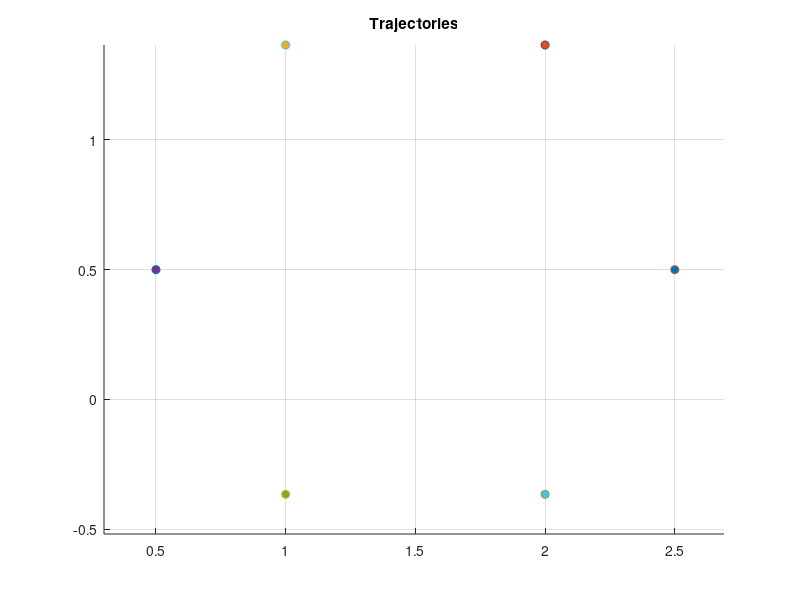
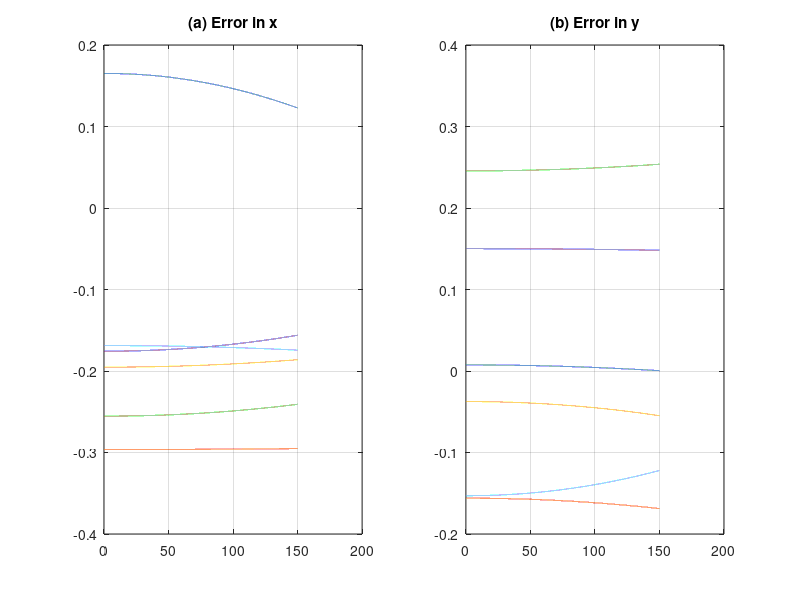
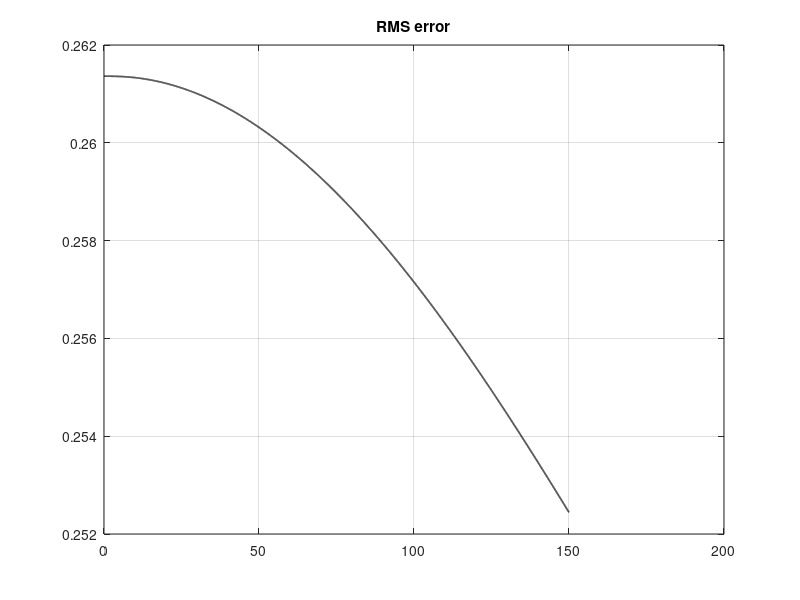

Here is the MATLAB script that generated these plots, in order:
% sni_formation_sim_consistent.m
% Single-file formation sim with consistent sign convention:
% v = LM*y - P*r, controller: xdot = A_d x + B_d v, u = C_d x + D_d v, plant: ydot = -u

clear; close all; clc;

%% Parameters
M = 6;
k = 0.00001;        % start small (increase later if stable & slow)
tfinal = 150;
dt = 0.01;
tspan = 0:dt:tfinal;

%% Desired formation (hexagon radius 1) and ref
theta = (0:M-1)' * (2*pi/M);
rss_points = [cos(theta), sin(theta)];
center_ref = [1.5; 0.5];
r_ss = rss_points + center_ref';
r_x = r_ss(:,1);
r_y = r_ss(:,2);

%% Graph (ring)
A = zeros(M);
for i = 1:M
    j = mod(i,M)+1;
    A(i,j)=1; A(j,i)=1;
end
deg = sum(A,2);
L = diag(deg) - A;

% Pin only agent 1
P = diag([1 0 0 0 0 0]);
LM = L + P;

%% Controller transfer functions (scalar)
numC = [1 1 1];
denC = conv(conv([1 1],[2 1]), [1 2 5]);
numD = k * numC;
denD = conv([1 0], denC);

[A_d, B_d, C_d, D_d] = tf2ss(numD, denD);
ordD = size(A_d,1);

%% Build closed-loop A_cl & B_cl using convention:
% v = LM*y - P*r
% xdot = A_d x + B_d v
% u = C_d x + D_d v
% ydot = -u  ==> ydot = -C_d x - D_d v = -C_d x - D_d*LM*y + D_d*P*r

nCtot = M * ordD;
nY = M;
nTot = nCtot + nY;
A_cl = zeros(nTot);

% 1) controller A_d block diagonal
for i = 1:M
    idx = (i-1)*ordD + (1:ordD);
    A_cl(idx, idx) = A_d;
end

% 2) top-right: controller states receive +B_d * LM * y
TopRight = zeros(nCtot, M);
for i = 1:M
    idx = (i-1)*ordD + (1:ordD);
    TopRight(idx, :) = + B_d * LM(i,:);   % ordD x M
end
A_cl(1:nCtot, nCtot+1 : nCtot+M) = TopRight;

% 3) bottom-left: y_dot gets -C_d * x_c
for i = 1:M
    idx = (i-1)*ordD + (1:ordD);
    A_cl(nCtot + i, idx) = - C_d;   % 1 x ordD
end

% 4) bottom-right: y_dot gets -D_d * LM * y
for i = 1:M
    A_cl(nCtot + i, nCtot+1 : nCtot+M) = - D_d * LM(i,:);
end

% Build B_cl for inputs U = [r_x; r_y]
B_cl = zeros(nTot, 2*M);
for i = 1:M
    idx_c = (i-1)*ordD + (1:ordD);
    idx_y = nCtot + i;
    % controller states get -B_d * P(i,i) * r
    B_cl(idx_c, i)   = - B_d * P(i,i);    % r_x col
    B_cl(idx_c, M+i) = - B_d * P(i,i);    % r_y col
    % y_dot rows get + D_d * P(i,i) * r
    B_cl(idx_y, i)   = + D_d * P(i,i);
    B_cl(idx_y, M+i) = + D_d * P(i,i);
end

%% Initial conditions (small random around desired)
x0_x = zeros(nTot,1);
x0_y = zeros(nTot,1);
y0_x = (rand(M,1)-0.5)*0.6 + r_x;
y0_y = (rand(M,1)-0.5)*0.6 + r_y;
x0_x(nCtot + (1:M)) = y0_x;
x0_y(nCtot + (1:M)) = y0_y;

%% Stability check
eigA = eig(A_cl);
fprintf('max real(eig(A_cl)) = %.6f\n', max(real(eigA)));
% if positive -> unstable. If slightly positive, try lowering k further.

%% Simulate (use ode15s if stiff / large poles)
U_x = [r_x(:); zeros(M,1)];
odefun_x = @(t,x) A_cl * x + B_cl * U_x;
[tx, xx] = ode45(odefun_x, tspan, x0_x);

U_y = [zeros(M,1); r_y(:)];
odefun_y = @(t,x) A_cl * x + B_cl * U_y;
[ty, yy] = ode45(odefun_y, tspan, x0_y);

%% Extract outputs and compute errors
Yx = xx(:, nCtot+1 : nCtot+M);
Yy = yy(:, nCtot+1 : nCtot+M);

t = tx; dt = mean(diff(t));
vel_x = gradient(Yx, dt);
vel_y = gradient(Yy, dt);

err_x = Yx - repmat(r_x', size(Yx,1), 1);
err_y = Yy - repmat(r_y', size(Yy,1), 1);

%% Plots (trajectories, errors, rms)
figure; hold on; grid on; axis equal;
colors = lines(M);
for i=1:M
    plot(Yx(:,i), Yy(:,i),'Color',colors(i,:)); hold on;
    plot(r_ss(i,1), r_ss(i,2), 'o','MarkerFaceColor',colors(i,:));
end
title('Trajectories');

figure;
subplot(1,2,1); plot(t, err_x); title('(a) Error in x'); grid on;
subplot(1,2,2); plot(t, err_y); title('(b) Error in y'); grid on;

rms_err = sqrt(mean(err_x.^2 + err_y.^2,2));
figure; plot(t, rms_err,'k','LineWidth',1.2); grid on; title('RMS error');

%% Report final numbers
final_err = sqrt((Yx(end,:) - r_x').^2 + (Yy(end,:) - r_y').^2);
fprintf('\nFinal per-agent position errors:\n');
disp(final_err);

fprintf('\nMean steady errors (last 100 steps):\n');
mean_err_x = mean(abs(err_x(end-100:end,:)),1);
mean_err_y = mean(abs(err_y(end-100:end,:)),1);
disp([mean_err_x' mean_err_y']);
